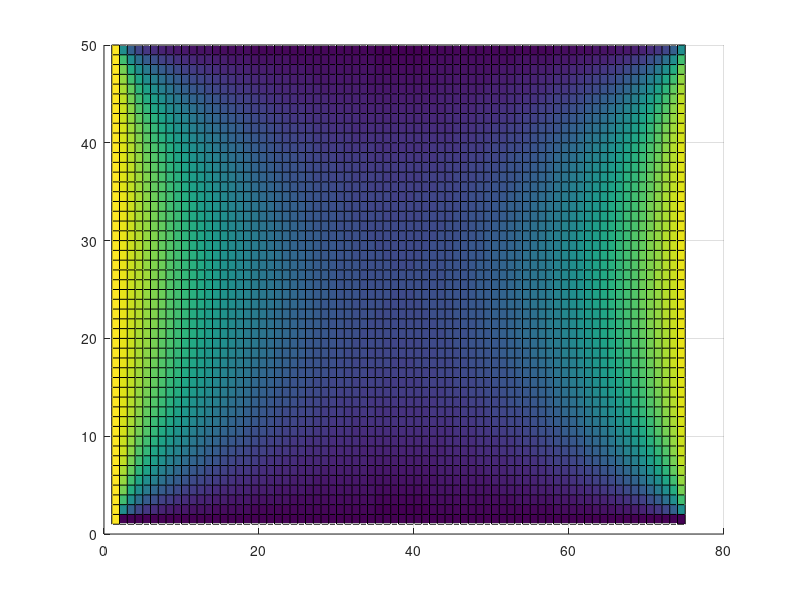
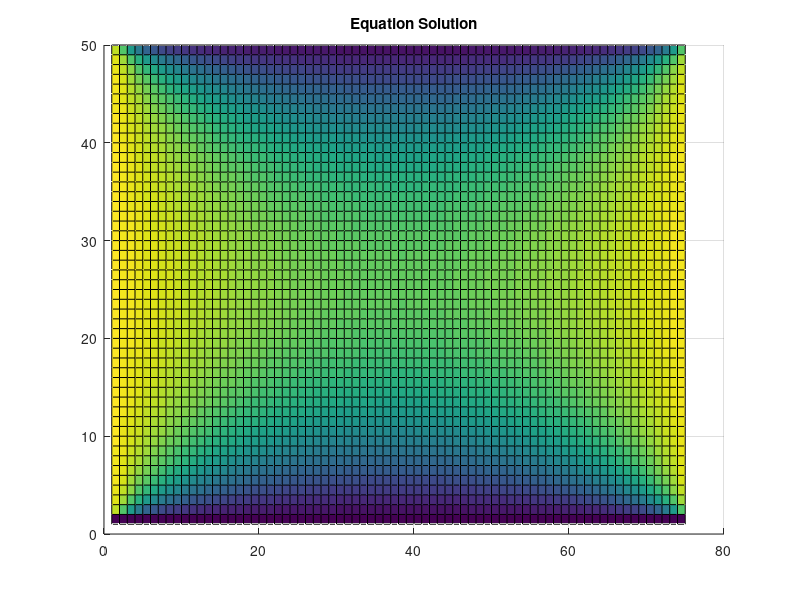

Reproduce these figures in MATLAB, in order.
clc; close all; clear all;
%Jinseng Vanderkloot 
%101031534

nx = 75; % # of colums
ny = 50; % # of rows
G = sparse(nx*ny,ny*nx);
F = zeros(nx*ny,1);
for i = 1:nx
    for j = 1:ny
        n = j + (i-1) * ny;     % middle
        nxm = j + (i-2) * ny;   % right
        nxp = j + i * ny;       % left
        nym = j-1 + (i-1) * ny; % top
        nyp = j+1 + (i-1) * ny; % down
        if i == 1 %Left Boundary V=Vo
            G(n,n) = 1;
            F(n,1) = 1;
        elseif i == nx %Right Boundary V=Vo
            G(n,n) = 1;
            F(n,1) = 1;
        elseif j == 1 %Bottom Boundary V=0
            G(n,n) = 1;
            F(n,1) = 0;
        elseif j == ny %Top Boundary V=0
            G(n,n) = 1;
            F(n,1) = 0;
        else %Middle
            G(n,n) = -4;
            G(n,nxm) = 1;
            G(n,nxp) = 1;
            G(n,nym) = 1;
            G(n,nyp) = 1;
        end
    end
end

% figure('name', 'G Matrix'), spy(G);
%Weird overlapping plot issues

V = G\F;
Vmap = reshape(V, [ny, nx]); % Reshaping Vector to a matrix
figure('name', 'Solution');
surf(Vmap),view(2);


% [Ex,Ey] = gradient(Vmap);
% figure('name', 'Quiver'), quiver(-Ex,-Ey);
% Weird overlapping plot issues

%% Run in sections so loop doesnt overlap 

% Mathmatical Solution
a = nx;
b = ny/2;
x = linspace(-b, b, nx); % needs to be + and - for both sides of surface 
y = linspace(0, a, ny);
V2 = zeros(ny, nx);


figure('name', 'Equation Solution')
[X,Y] = meshgrid(x,y);
for n = 1:2:99 %1,3,5,7...99
    V2 = V2 + ( (1/n) * (cosh((n*pi*X)/a)/cosh((n*pi*b)/a)).* sin((n*pi*Y)/a) );
    surf(4/pi*V2), title('Equation Solution');
    view(2);
    pause(0.01);
end

